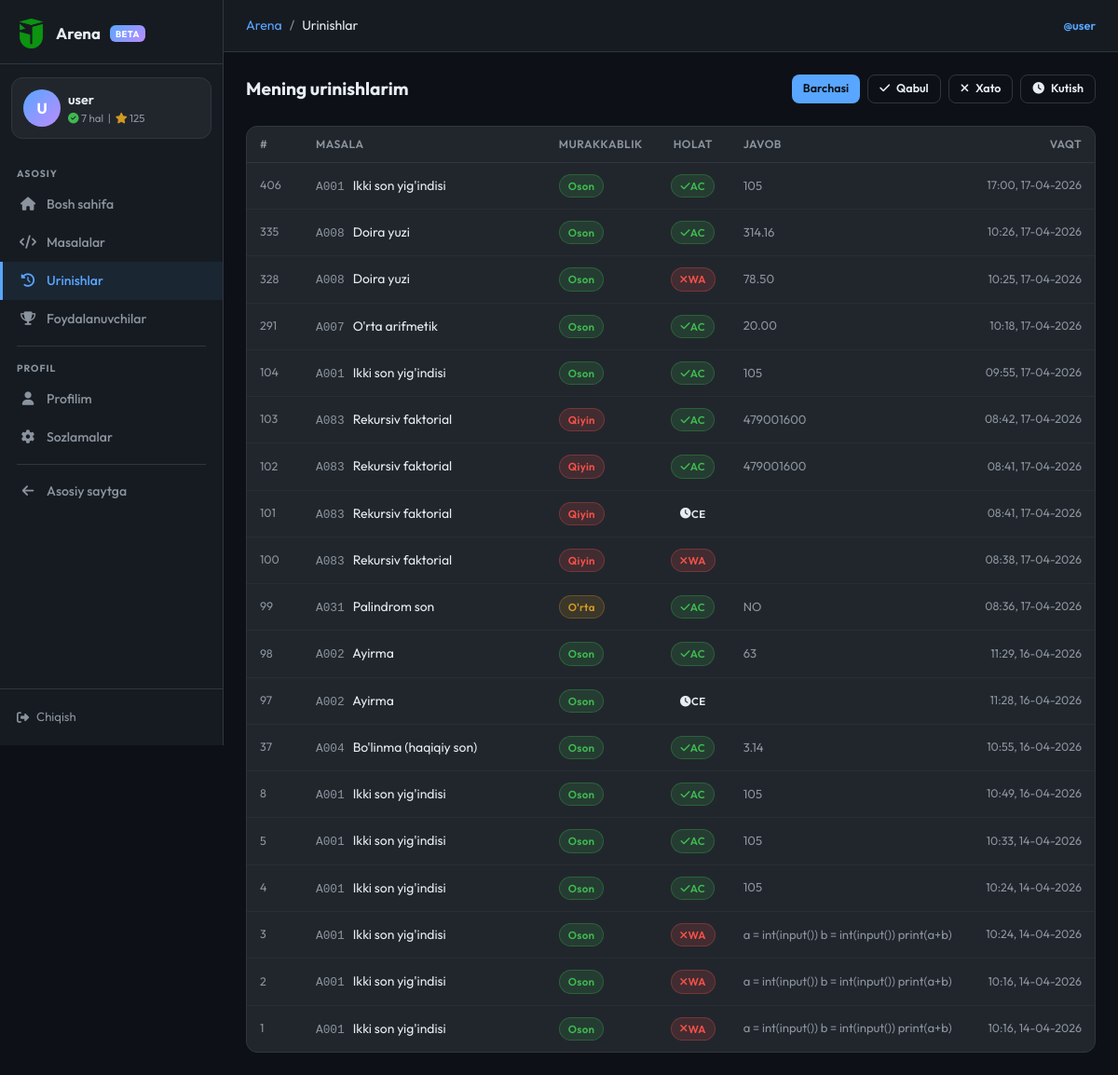
Before: /arena/submissions (signed in) with the older database file.
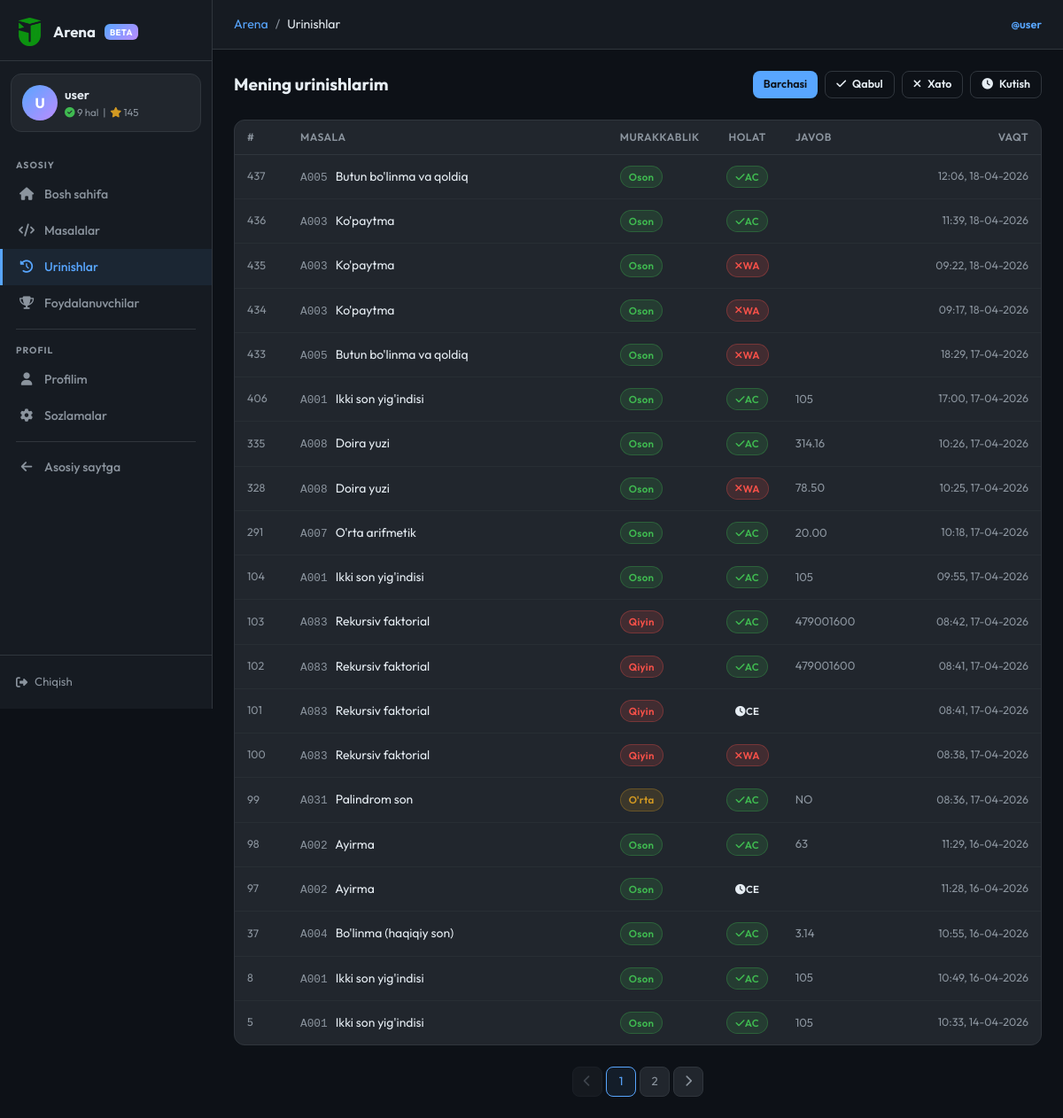
After: the same page with the newer database file.
### models.py (models this page shows, shortened)
class ArenaUser(db.Model):
    __tablename__ = 'arena_users'
    id = db.Column(db.Integer, primary_key=True)
    username = db.Column(db.String(50), unique=True, nullable=False)
    full_name = db.Column(db.String(100), nullable=False)
    age = db.Column(db.Integer)
    password_hash = db.Column(db.String(256), nullable=False)
    bio = db.Column(db.Text, default='')
    rating = db.Column(db.Integer, default=0)
    problems_solved = db.Column(db.Integer, default=0)
    total_stars = db.Column(db.Integer, default=0)
    created_at = db.Column(db.DateTime, default=tashkent_now)
    last_seen = db.Column(db.DateTime, default=tashkent_now)
    submissions = db.relationship('ArenaSubmission', backref='user', lazy='dynamic')
    __table_args__ = (
        db.Index('ix_arena_user_username', 'username'),
        db.Index('ix_arena_user_rating', 'rating'),
    )

class ArenaSubmission(db.Model):
    __tablename__ = 'arena_submissions'
    id = db.Column(db.Integer, primary_key=True)
    user_id = db.Column(db.Integer, db.ForeignKey('arena_users.id'), nullable=False)
    problem_id = db.Column(db.Integer, db.ForeignKey('arena_problems.id'), nullable=False)
    code = db.Column(db.Text, default='')            # submitted source code
    language = db.Column(db.String(20), default='python')
    answer = db.Column(db.Text, default='')          # program's stdout (for display)
    status = db.Column(db.String(5), default='PE')   # AC / WA / TLE / RE / CE / PE
    time_used = db.Column(db.Float, default=0.0)     # execution time in seconds
    error_msg = db.Column(db.Text, default='')       # stderr / error text
    tests_passed = db.Column(db.Integer, default=0)  # nechta test o'tdi
    tests_total = db.Column(db.Integer, default=0)   # jami testlar soni
    stars = db.Column(db.Integer, default=0)         # 0–5 yulduz
    submitted_at = db.Column(db.DateTime, default=tashkent_now)
    __table_args__ = (
        db.Index('ix_arena_sub_user', 'user_id'),
        db.Index('ix_arena_sub_problem', 'problem_id'),
        db.Index('ix_arena_sub_user_status', 'user_id', 'status'),
    )

class ArenaProblem(db.Model):
    __tablename__ = 'arena_problems'
    id = db.Column(db.Integer, primary_key=True)
    code = db.Column(db.String(10), unique=True, nullable=False)  # A001, M005
    title = db.Column(db.String(200), nullable=False)
    description = db.Column(db.Text, nullable=False)
    input_format = db.Column(db.Text, default='')
    output_format = db.Column(db.Text, default='')
    constraints = db.Column(db.Text, default='')
    examples = db.Column(db.Text, default='[]')  # JSON: [{input, output, explanation}]
    hidden_tests = db.Column(db.Text, default='[]')  # JSON: [{input, output}] — foydalanuvchiga ko'rsatilmaydi
    difficulty = db.Column(db.String(10), default='easy')   # easy / medium / hard
    category = db.Column(db.String(50), default='general')
    correct_answer = db.Column(db.Text, default='')          # for auto-grading
    time_limit = db.Column(db.Float, default=1.0)            # seconds (display)
    memory_limit = db.Column(db.Integer, default=256)        # MB (display)
    is_active = db.Column(db.Boolean, default=True)
    created_at = db.Column(db.DateTime, default=tashkent_now)
    accepted_count = db.Column(db.Integer, default=0)
    submission_count = db.Column(db.Integer, default=0)
    submissions = db.relationship('ArenaSubmission', backref='problem', lazy='dynamic')
    __table_args__ = (
        db.Index('ix_arena_problem_difficulty', 'difficulty'),
        db.Index('ix_arena_problem_category', 'category'),
        db.Index('ix_arena_problem_active', 'is_active'),
    )

### routes/arena.py (the view)
@arena_bp.route('/submissions')
@arena_required
def submissions():
    uid = session['arena_user_id']
    status_f = request.args.get('status', '')
    page     = request.args.get('page', 1, type=int)
    q = ArenaSubmission.query.filter_by(user_id=uid)
    if status_f in ('AC', 'WA', 'PE'):
        q = q.filter_by(status=status_f)
    q = q.order_by(ArenaSubmission.submitted_at.desc())
    paginated = q.paginate(page=page, per_page=20, error_out=False)
    return render_template('arena/submissions.html',
                           subs=paginated,
                           current_status=status_f)

### models.py (called while the page is built)
def tashkent_now():
    return datetime.utcnow() + timedelta(hours=5)

### routes/arena.py (called while the page is built)
def _current_user():
    uid = session.get('arena_user_id')
    if not uid:
        return None
    return ArenaUser.query.get(uid)

def arena_required(f):
    @wraps(f)
    def decorated(*args, **kwargs):
        if not session.get('arena_user_id'):
            flash('Davom etish uchun tizimga kiring.', 'warning')
            return redirect(url_for('arena.login', next=request.full_path))
        return f(*args, **kwargs)
    return decorated

@arena_bp.context_processor
def _inject():
    u = _current_user()
    if u:
        u.last_seen = tashkent_now()
        try:
            db.session.commit()
        except Exception:
            db.session.rollback()
    return dict(arena_user=u)

### templates/arena/submissions.html (shortened to what this page needs)
{% extends "arena/base.html" %}
{% block breadcrumb %}<li class="breadcrumb-item active">Urinishlar</li>{% endblock %}
{% block content %}
<div class="d-flex align-items-center justify-content-between mb-4 flex-wrap gap-2">
  <h2 style="font-size:1.2rem; font-weight:700; margin:0;">Mening urinishlarim</h2>
  <div class="d-flex gap-2">
    {% for lbl, val in [('Barchasi',''), ('Qabul','AC'), ('Xato','WA'), ('Kutish','PE')] %}
    <a href="{{ url_for('arena.submissions', status=val) }}"
       class="ar-btn ar-btn-sm {% if current_status == val %}ar-btn-primary{% else %}ar-btn-outline{% endif %}">
      {% if val == 'AC' %}<i class="fas fa-check"></i>{% elif val == 'WA' %}<i class="fas fa-times"></i>{% elif val == 'PE' %}<i class="fas fa-clock"></i>{% endif %}
      {{ lbl }}
    </a>
    {% endfor %}
  </div>
</div>
<div class="ar-card">
  <table class="ar-table">
    <thead><tr>
      <th style="width:60px">#</th>
      <th>Masala</th>
      <th style="width:90px">Murakkablik</th>
      <th style="width:80px; text-align:center">Holat</th>
      <th>Javob</th>
      <th style="width:110px; text-align:right">Vaqt</th>
    </tr></thead>
    <tbody>
    {% for s in subs.items %}
    <tr class="sub-row-link" onclick="viewCode({{ s.id }})">
      <td style="color:var(--ar-muted); font-size:.78rem;">{{ s.id }}</td>
      <td>
        <a href="{{ url_for('arena.problem_detail', pid=s.problem_id) }}"
           style="color:var(--ar-text); text-decoration:none;">
          <span style="font-family:'Courier New',monospace; color:var(--ar-muted); font-size:.8rem; margin-right:6px;">{{ s.problem.code }}</span>
          {{ s.problem.title }}
        </a>
      </td>
      <td>
        <span class="ar-badge badge-{{ s.problem.difficulty }}">
          {% if s.problem.difficulty == 'easy' %}Oson{% elif s.problem.difficulty == 'medium' %}O'rta{% else %}Qiyin{% endif %}
        </span>
      </td>
      <td style="text-align:center;">
        <span class="ar-badge badge-{{ s.status.lower() }}">
          {% if s.status == 'AC' %}<i class="fas fa-check"></i> {% elif s.status == 'WA' %}<i class="fas fa-times"></i> {% else %}<i class="fas fa-clock"></i> {% endif %}
          {{ s.status }}
        </span>
      </td>
      <td style="color:var(--ar-muted); font-size:.82rem; max-width:200px; overflow:hidden; text-overflow:ellipsis; white-space:nowrap;">
        {{ s.answer[:60] }}{% if s.answer|length > 60 %}…{% endif %}
      </td>
      <td style="text-align:right; color:var(--ar-muted); font-size:.78rem; white-space:nowrap;">
        {{ s.submitted_at.strftime('%H:%M, %d-%m-%Y') }}
      </td>
    </tr>
    {% endfor %}
    </tbody>
  </table>
</div>
{% if subs.pages > 1 %}
<div class="d-flex justify-content-center mt-4">
  <div class="ar-pagination">
    <a href="{{ url_for('arena.submissions', page=subs.prev_num, status=current_status) }}"
       class="ar-page-btn {% if not subs.has_prev %}disabled{% endif %}">
      <i class="fas fa-chevron-left"></i>
    </a>
    {% for pg in subs.iter_pages(left_edge=1, right_edge=1, left_current=2, right_current=2) %}
      {% if pg %}
        <a href="{{ url_for('arena.submissions', page=pg, status=current_status) }}"
           class="ar-page-btn {% if pg == subs.page %}active{% endif %}">{{ pg }}</a>
      {% else %}
        <span class="ar-page-btn" style="pointer-events:none;">…</span>
      {% endif %}
    {% endfor %}
    <a href="{{ url_for('arena.submissions', page=subs.next_num, status=current_status) }}"
       class="ar-page-btn {% if not subs.has_next %}disabled{% endif %}">
      <i class="fas fa-chevron-right"></i>
    </a>
  </div>
</div>
{% endif %}
{% endblock %}

### templates/arena/base.html (shortened to what the changed rows need)
<!DOCTYPE html>
<html lang="uz">
<head>
  {% set _site_name = "Jahon School Arena — Asilbek Mirolimov" %}
  {% set _base_url  = (config.get("PUBLIC_BASE_URL","") or request.url_root).rstrip("/") %}
  {% set _default_desc = "Jahon School Arena — Asilbek Mirolimov tomonidan yaratilgan dasturlash platformasi. Masalalarni yeching, bilimingizni sinang, reytingda yuqoriga chiqing." %}
  {% set _default_kw   = "jahon school arena, jahon school test, asilbek mirolimov, arena, dasturlash, python, algoritmlar, online judge, bilim sinash, masala, kod, reyting, informatika, uzbekistan" %}
  {% set _og_image     = _base_url + url_for('static', filename='img/logo.png') %}
  <link href="https://cdn.jsdelivr.net/npm/bootstrap@5.3.0/dist/css/bootstrap.min.css" rel="stylesheet">
  <link rel="stylesheet" href="https://cdnjs.cloudflare.com/ajax/libs/font-awesome/6.4.0/css/all.min.css">
</head>
<body>
<aside class="ar-sidebar" id="arSidebar">
  <a class="ar-sidebar-logo" href="{{ url_for('arena.index') }}">
    <img src="{{ url_for('static', filename='img/logo.png') }}" alt="logo">
    <span>Arena</span>
    <span class="badge-arena">BETA</span>
  </a>
  {% if arena_user %}
  <div class="ar-user-card">
    <div class="d-flex align-items-center gap-2">
      <div class="av">{{ arena_user.username[0].upper() }}</div>
      <div style="min-width:0">
        <div class="uname">{{ arena_user.username }}</div>
        <div class="ustats">
          <i class="fas fa-check-circle" style="color:var(--ar-green)"></i>
          {{ arena_user.problems_solved }} hal &nbsp;|&nbsp;
          <i class="fas fa-star" style="color:var(--ar-yellow)"></i>
          {{ arena_user.rating }}
        </div>
      </div>
    </div>
  </div>
  {% endif %}
</aside>
<div class="ar-main">
  <div class="ar-topbar">
    <div class="ms-auto" style="font-size:0.8rem; color:var(--ar-muted);">
      {% if arena_user %}
      <a href="{{ url_for('arena.profile', username=arena_user.username) }}"
         style="color:var(--ar-primary); text-decoration:none; font-weight:600;">
        @{{ arena_user.username }}
      </a>
      {% else %}
      <a href="{{ url_for('arena.login') }}" style="color:var(--ar-primary); text-decoration:none;">Kirish</a>
      &nbsp;/&nbsp;
      <a href="{{ url_for('arena.register') }}" style="color:var(--ar-muted); text-decoration:none;">Ro'yxat</a>
      {% endif %}
    </div>
  </div>
  <div class="ar-content">
    {% block content %}{% endblock %}
  </div>
</div>
</body>
</html>

Changed rows visible on the page:
no longer on this page (row unchanged): ArenaSubmission: id "4", problem.code "A001", problem "Ikki son yig'indisi", shows "Oson", status "AC", answer "105", submitted_at "10:24, 14-04-2026"
no longer on this page (row unchanged): ArenaSubmission: id "3", problem.code "A001", problem "Ikki son yig'indisi", shows "Oson", status "WA", answer "a = int(input()) b = int(input()) print(a+b)", submitted_at "10:24, 14-04-2026"
no longer on this page (row unchanged): ArenaSubmission: id "2", problem.code "A001", problem "Ikki son yig'indisi", shows "Oson", status "WA", answer "a = int(input()) b = int(input()) print(a+b)", submitted_at "10:16, 14-04-2026"
no longer on this page (row unchanged): ArenaSubmission: id "1", problem.code "A001", problem "Ikki son yig'indisi", shows "Oson", status "WA", answer "a = int(input()) b = int(input()) print(a+b)", submitted_at "10:16, 14-04-2026"
changed ArenaUser "user": problems_solved "7" → "9"; rating "125" → "145"
added ArenaSubmission: id "437", problem.code "A005", problem "Butun bo'linma va qoldiq", shows "Oson", status "AC", submitted_at "12:06, 18-04-2026"
added ArenaSubmission: id "436", problem.code "A003", problem "Ko'paytma", shows "Oson", status "AC", submitted_at "11:39, 18-04-2026"
added ArenaSubmission: id "435", problem.code "A003", problem "Ko'paytma", shows "Oson", status "WA", submitted_at "09:22, 18-04-2026"
added ArenaSubmission: id "434", problem.code "A003", problem "Ko'paytma", shows "Oson", status "WA", submitted_at "09:17, 18-04-2026"
added ArenaSubmission: id "433", problem.code "A005", problem "Butun bo'linma va qoldiq", shows "Oson", status "WA", submitted_at "18:29, 17-04-2026"
Other visible differences:
new list line: "1"
new list line: "2"
